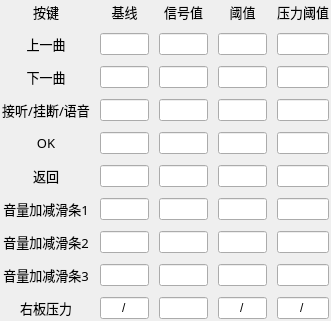
     <widget class="QWidget" name="gridLayoutWidget_4">
      <property name="geometry">
       <rect>
        <x>400</x>
        <y>220</y>
        <width>331</width>
        <height>302</height>
       </rect>
      </property>
      <layout class="QGridLayout" name="gridLayout_5" rowstretch="1,1,1,1,1,1,1,1,1,1" columnstretch="1,0,0,0,0">
       <property name="leftMargin">
        <number>2</number>
       </property>
       <property name="topMargin">
        <number>2</number>
       </property>
       <property name="rightMargin">
        <number>2</number>
       </property>
       <property name="bottomMargin">
        <number>2</number>
       </property>
       <property name="horizontalSpacing">
        <number>10</number>
       </property>
       <property name="verticalSpacing">
        <number>11</number>
       </property>
       <item row="2" column="3">
        <widget class="QLineEdit" name="lineEdit_120">
         <property name="maximumSize">
          <size>
           <width>60</width>
           <height>16777215</height>
          </size>
         </property>
         <property name="inputMask">
          <string>00000</string>
         </property>
         <property name="maxLength">
          <number>5</number>
         </property>
         <property name="alignment">
          <set>Qt::AlignCenter</set>
         </property>
        </widget>
       </item>
       <item row="8" column="2">
        <widget class="QLineEdit" name="lineEdit_129">
         <property name="maximumSize">
          <size>
           <width>60</width>
           <height>16777215</height>
          </size>
         </property>
         <property name="alignment">
          <set>Qt::AlignCenter</set>
         </property>
         <property name="readOnly">
          <bool>true</bool>
         </property>
        </widget>
       </item>
       <item row="0" column="1">
        <widget class="QLabel" name="label_71">
         <property name="font">
          <font>
           <family>微软雅黑</family>
           <pointsize>10</pointsize>
          </font>
         </property>
         <property name="text">
          <string>基线</string>
         </property>
         <property name="alignment">
          <set>Qt::AlignCenter</set>
         </property>
        </widget>
       </item>
       <item row="8" column="3">
        <widget class="QLineEdit" name="lineEdit_141">
         <property name="maximumSize">
          <size>
           <width>60</width>
           <height>16777215</height>
          </size>
         </property>
         <property name="inputMask">
          <string>00000</string>
         </property>
         <property name="maxLength">
          <number>5</number>
         </property>
         <property name="alignment">
          <set>Qt::AlignCenter</set>
         </property>
        </widget>
       </item>
       <item row="5" column="2">
        <widget class="QLineEdit" name="lineEdit_130">
         <property name="maximumSize">
          <size>
           <width>60</width>
           <height>16777215</height>
          </size>
         </property>
         <property name="alignment">
          <set>Qt::AlignCenter</set>
         </property>
         <property name="readOnly">
          <bool>true</bool>
         </property>
        </widget>
       </item>
       <item row="8" column="0">
        <widget class="QLabel" name="label_70">
         <property name="font">
          <font>
           <family>微软雅黑</family>
           <pointsize>10</pointsize>
          </font>
         </property>
         <property name="text">
          <string>音量加减滑条3</string>
         </property>
         <property name="alignment">
          <set>Qt::AlignCenter</set>
         </property>
        </widget>
       </item>
       <item row="3" column="3">
        <widget class="QLineEdit" name="lineEdit_131">
         <property name="maximumSize">
          <size>
           <width>60</width>
           <height>16777215</height>
          </size>
         </property>
         <property name="inputMask">
          <string>00000</string>
         </property>
         <property name="maxLength">
          <number>5</number>
         </property>
         <property name="alignment">
          <set>Qt::AlignCenter</set>
         </property>
        </widget>
       </item>
       <item row="3" column="0">
        <widget class="QLabel" name="label_66">
         <property name="font">
          <font>
           <family>微软雅黑</family>
           <pointsize>10</pointsize>
          </font>
         </property>
         <property name="text">
          <string>接听/挂断/语音</string>
         </property>
         <property name="alignment">
          <set>Qt::AlignCenter</set>
         </property>
        </widget>
       </item>
       <item row="7" column="0">
        <widget class="QLabel" name="label_62">
         <property name="font">
          <font>
           <family>微软雅黑</family>
           <pointsize>10</pointsize>
          </font>
         </property>
         <property name="text">
          <string>音量加减滑条2</string>
         </property>
         <property name="alignment">
          <set>Qt::AlignCenter</set>
         </property>
        </widget>
       </item>
       <item row="2" column="1">
        <widget class="QLineEdit" name="lineEdit_128">
         <property name="maximumSize">
          <size>
           <width>60</width>
           <height>16777215</height>
          </size>
         </property>
         <property name="alignment">
          <set>Qt::AlignCenter</set>
         </property>
         <property name="readOnly">
          <bool>true</bool>
         </property>
        </widget>
       </item>
       <item row="1" column="3">
        <widget class="QLineEdit" name="lineEdit_119">
         <property name="maximumSize">
          <size>
           <width>60</width>
           <height>16777215</height>
          </size>
         </property>
         <property name="inputMask">
          <string>00000</string>
         </property>
         <property name="maxLength">
          <number>5</number>
         </property>
         <property name="alignment">
          <set>Qt::AlignCenter</set>
         </property>
        </widget>
       </item>
       <item row="0" column="2">
        <widget class="QLabel" name="label_67">
         <property name="font">
          <font>
           <family>微软雅黑</family>
           <pointsize>10</pointsize>
          </font>
         </property>
         <property name="text">
          <string>信号值</string>
         </property>
         <property name="alignment">
          <set>Qt::AlignCenter</set>
         </property>
        </widget>
       </item>
       <item row="9" column="0">
        <widget class="QLabel" name="label_69">
         <property name="font">
          <font>
           <family>微软雅黑</family>
           <pointsize>10</pointsize>
          </font>
         </property>
         <property name="text">
          <string>右板压力</string>
         </property>
         <property name="alignment">
          <set>Qt::AlignCenter</set>
         </property>
        </widget>
       </item>
       <item row="1" column="2">
        <widget class="QLineEdit" name="lineEdit_118">
         <property name="maximumSize">
          <size>
           <width>60</width>
           <height>16777215</height>
          </size>
         </property>
         <property name="alignment">
          <set>Qt::AlignCenter</set>
         </property>
         <property name="readOnly">
          <bool>true</bool>
         </property>
        </widget>
       </item>
       <item row="9" column="1">
        <widget class="QLineEdit" name="lineEdit_127">
         <property name="maximumSize">
          <size>
           <width>60</width>
           <height>16777215</height>
          </size>
         </property>
         <property name="text">
          <string>/</string>
         </property>
         <property name="alignment">
          <set>Qt::AlignCenter</set>
         </property>
         <property name="readOnly">
          <bool>true</bool>
         </property>
        </widget>
       </item>
       <item row="7" column="1">
        <widget class="QLineEdit" name="lineEdit_144">
         <property name="maximumSize">
          <size>
           <width>60</width>
           <height>16777215</height>
          </size>
         </property>
         <property name="alignment">
          <set>Qt::AlignCenter</set>
         </property>
         <property name="readOnly">
          <bool>true</bool>
         </property>
        </widget>
       </item>
       <item row="4" column="1">
        <widget class="QLineEdit" name="lineEdit_135">
         <property name="maximumSize">
          <size>
           <width>60</width>
           <height>16777215</height>
          </size>
         </property>
         <property name="alignment">
          <set>Qt::AlignCenter</set>
         </property>
         <property name="readOnly">
          <bool>true</bool>
         </property>
        </widget>
       </item>
       <item row="1" column="1">
        <widget class="QLineEdit" name="lineEdit_143">
         <property name="maximumSize">
          <size>
           <width>60</width>
           <height>16777215</height>
          </size>
         </property>
         <property name="alignment">
          <set>Qt::AlignCenter</set>
         </property>
         <property name="readOnly">
          <bool>true</bool>
         </property>
        </widget>
       </item>
       <item row="5" column="0">
        <widget class="QLabel" name="label_68">
         <property name="font">
          <font>
           <family>微软雅黑</family>
           <pointsize>10</pointsize>
          </font>
         </property>
         <property name="text">
          <string>返回</string>
         </property>
         <property name="alignment">
          <set>Qt::AlignCenter</set>
         </property>
        </widget>
       </item>
       <item row="0" column="3">
        <widget class="QLabel" name="label_72">
         <property name="font">
          <font>
           <family>微软雅黑</family>
           <pointsize>10</pointsize>
          </font>
         </property>
         <property name="text">
          <string>阈值</string>
         </property>
         <property name="alignment">
          <set>Qt::AlignCenter</set>
         </property>
        </widget>
       </item>
       <item row="3" column="1">
        <widget class="QLineEdit" name="lineEdit_134">
         <property name="maximumSize">
          <size>
           <width>60</width>
           <height>16777215</height>
          </size>
         </property>
         <property name="alignment">
          <set>Qt::AlignCenter</set>
         </property>
         <property name="readOnly">
          <bool>true</bool>
         </property>
        </widget>
       </item>
       <item row="6" column="0">
        <widget class="QLabel" name="label_64">
         <property name="font">
          <font>
           <family>微软雅黑</family>
           <pointsize>10</pointsize>
          </font>
         </property>
         <property name="text">
          <string>音量加减滑条1</string>
         </property>
         <property name="alignment">
          <set>Qt::AlignCenter</set>
         </property>
        </widget>
       </item>
       <item row="3" column="2">
        <widget class="QLineEdit" name="lineEdit_142">
         <property name="maximumSize">
          <size>
           <width>60</width>
           <height>16777215</height>
          </size>
         </property>
         <property name="alignment">
          <set>Qt::AlignCenter</set>
         </property>
         <property name="readOnly">
          <bool>true</bool>
         </property>
        </widget>
       </item>
       <item row="1" column="0">
        <widget class="QLabel" name="label_63">
         <property name="font">
          <font>
           <family>微软雅黑</family>
           <pointsize>10</pointsize>
          </font>
         </property>
         <property name="text">
          <string>上一曲</string>
         </property>
         <property name="alignment">
          <set>Qt::AlignCenter</set>
         </property>
        </widget>
       </item>
       <item row="4" column="3">
        <widget class="QLineEdit" name="lineEdit_140">
         <property name="maximumSize">
          <size>
           <width>60</width>
           <height>16777215</height>
          </size>
         </property>
         <property name="inputMask">
          <string>00000</string>
         </property>
         <property name="maxLength">
          <number>5</number>
         </property>
         <property name="alignment">
          <set>Qt::AlignCenter</set>
         </property>
        </widget>
       </item>
       <item row="5" column="1">
        <widget class="QLineEdit" name="lineEdit_124">
         <property name="maximumSize">
          <size>
           <width>60</width>
           <height>16777215</height>
          </size>
         </property>
         <property name="alignment">
          <set>Qt::AlignCenter</set>
         </property>
         <property name="readOnly">
          <bool>true</bool>
         </property>
        </widget>
       </item>
       <item row="7" column="3">
        <widget class="QLineEdit" name="lineEdit_126">
         <property name="maximumSize">
          <size>
           <width>60</width>
           <height>16777215</height>
          </size>
         </property>
         <property name="inputMask">
          <string>00000</string>
         </property>
         <property name="maxLength">
          <number>5</number>
         </property>
         <property name="alignment">
          <set>Qt::AlignCenter</set>
         </property>
        </widget>
       </item>
       <item row="6" column="3">
        <widget class="QLineEdit" name="lineEdit_122">
         <property name="maximumSize">
          <size>
           <width>60</width>
           <height>16777215</height>
          </size>
         </property>
         <property name="inputMask">
          <string>00000</string>
         </property>
         <property name="maxLength">
          <number>5</number>
         </property>
         <property name="alignment">
          <set>Qt::AlignCenter</set>
         </property>
        </widget>
       </item>
       <item row="8" column="1">
        <widget class="QLineEdit" name="lineEdit_133">
         <property name="maximumSize">
          <size>
           <width>60</width>
           <height>16777215</height>
          </size>
         </property>
         <property name="alignment">
          <set>Qt::AlignCenter</set>
         </property>
         <property name="readOnly">
          <bool>true</bool>
         </property>
        </widget>
       </item>
       <item row="9" column="2">
        <widget class="QLineEdit" name="lineEdit_139">
         <property name="maximumSize">
          <size>
           <width>60</width>
           <height>16777215</height>
          </size>
         </property>
         <property name="alignment">
          <set>Qt::AlignCenter</set>
         </property>
         <property name="readOnly">
          <bool>true</bool>
         </property>
        </widget>
       </item>
       <item row="4" column="2">
        <widget class="QLineEdit" name="lineEdit_138">
         <property name="maximumSize">
          <size>
           <width>60</width>
           <height>16777215</height>
          </size>
         </property>
         <property name="alignment">
          <set>Qt::AlignCenter</set>
         </property>
         <property name="readOnly">
          <bool>true</bool>
         </property>
        </widget>
       </item>
       <item row="6" column="1">
        <widget class="QLineEdit" name="lineEdit_123">
         <property name="maximumSize">
          <size>
           <width>60</width>
           <height>16777215</height>
          </size>
         </property>
         <property name="alignment">
          <set>Qt::AlignCenter</set>
         </property>
         <property name="readOnly">
          <bool>true</bool>
         </property>
        </widget>
       </item>
       <item row="7" column="2">
        <widget class="QLineEdit" name="lineEdit_136">
         <property name="maximumSize">
          <size>
           <width>60</width>
           <height>16777215</height>
          </size>
         </property>
         <property name="alignment">
          <set>Qt::AlignCenter</set>
         </property>
         <property name="readOnly">
          <bool>true</bool>
         </property>
        </widget>
       </item>
       <item row="2" column="2">
        <widget class="QLineEdit" name="lineEdit_125">
         <property name="maximumSize">
          <size>
           <width>60</width>
           <height>16777215</height>
          </size>
         </property>
         <property name="alignment">
          <set>Qt::AlignCenter</set>
         </property>
         <property name="readOnly">
          <bool>true</bool>
         </property>
        </widget>
       </item>
       <item row="4" column="0">
        <widget class="QLabel" name="label_65">
         <property name="font">
          <font>
           <family>微软雅黑</family>
           <pointsize>10</pointsize>
          </font>
         </property>
         <property name="text">
          <string>OK</string>
         </property>
         <property name="alignment">
          <set>Qt::AlignCenter</set>
         </property>
        </widget>
       </item>
       <item row="5" column="3">
        <widget class="QLineEdit" name="lineEdit_137">
         <property name="maximumSize">
          <size>
           <width>60</width>
           <height>16777215</height>
          </size>
         </property>
         <property name="inputMask">
          <string>00000</string>
         </property>
         <property name="maxLength">
          <number>5</number>
         </property>
         <property name="alignment">
          <set>Qt::AlignCenter</set>
         </property>
        </widget>
       </item>
       <item row="2" column="0">
        <widget class="QLabel" name="label_73">
         <property name="font">
          <font>
           <family>微软雅黑</family>
           <pointsize>10</pointsize>
          </font>
         </property>
         <property name="text">
          <string>下一曲</string>
         </property>
         <property name="alignment">
          <set>Qt::AlignCenter</set>
         </property>
        </widget>
       </item>
       <item row="6" column="2">
        <widget class="QLineEdit" name="lineEdit_132">
         <property name="maximumSize">
          <size>
           <width>60</width>
           <height>16777215</height>
          </size>
         </property>
         <property name="alignment">
          <set>Qt::AlignCenter</set>
         </property>
         <property name="readOnly">
          <bool>true</bool>
         </property>
        </widget>
       </item>
       <item row="0" column="0">
        <widget class="QLabel" name="label_74">
         <property name="font">
          <font>
           <family>微软雅黑</family>
           <pointsize>10</pointsize>
          </font>
         </property>
         <property name="text">
          <string>按键</string>
         </property>
         <property name="alignment">
          <set>Qt::AlignCenter</set>
         </property>
        </widget>
       </item>
       <item row="0" column="4">
        <widget class="QLabel" name="label_75">
         <property name="font">
          <font>
           <family>微软雅黑</family>
           <pointsize>10</pointsize>
          </font>
         </property>
         <property name="text">
          <string>压力阈值</string>
         </property>
         <property name="alignment">
          <set>Qt::AlignCenter</set>
         </property>
        </widget>
       </item>
       <item row="1" column="4">
        <widget class="QLineEdit" name="lineEdit_145">
         <property name="maximumSize">
          <size>
           <width>60</width>
           <height>16777215</height>
          </size>
         </property>
         <property name="inputMask">
          <string>00000</string>
         </property>
         <property name="alignment">
          <set>Qt::AlignCenter</set>
         </property>
        </widget>
       </item>
       <item row="2" column="4">
        <widget class="QLineEdit" name="lineEdit_146">
         <property name="maximumSize">
          <size>
           <width>60</width>
           <height>16777215</height>
          </size>
         </property>
         <property name="inputMask">
          <string>00000</string>
         </property>
         <property name="alignment">
          <set>Qt::AlignCenter</set>
         </property>
        </widget>
       </item>
       <item row="3" column="4">
        <widget class="QLineEdit" name="lineEdit_147">
         <property name="maximumSize">
          <size>
           <width>60</width>
           <height>16777215</height>
          </size>
         </property>
         <property name="inputMask">
          <string>00000</string>
         </property>
         <property name="alignment">
          <set>Qt::AlignCenter</set>
         </property>
        </widget>
       </item>
       <item row="4" column="4">
        <widget class="QLineEdit" name="lineEdit_148">
         <property name="maximumSize">
          <size>
           <width>60</width>
           <height>16777215</height>
          </size>
         </property>
         <property name="inputMask">
          <string>00000</string>
         </property>
         <property name="alignment">
          <set>Qt::AlignCenter</set>
         </property>
        </widget>
       </item>
       <item row="5" column="4">
        <widget class="QLineEdit" name="lineEdit_149">
         <property name="maximumSize">
          <size>
           <width>60</width>
           <height>16777215</height>
          </size>
         </property>
         <property name="inputMask">
          <string>00000</string>
         </property>
         <property name="alignment">
          <set>Qt::AlignCenter</set>
         </property>
        </widget>
       </item>
       <item row="6" column="4">
        <widget class="QLineEdit" name="lineEdit_150">
         <property name="maximumSize">
          <size>
           <width>60</width>
           <height>16777215</height>
          </size>
         </property>
         <property name="inputMask">
          <string>00000</string>
         </property>
         <property name="alignment">
          <set>Qt::AlignCenter</set>
         </property>
        </widget>
       </item>
       <item row="7" column="4">
        <widget class="QLineEdit" name="lineEdit_151">
         <property name="maximumSize">
          <size>
           <width>60</width>
           <height>16777215</height>
          </size>
         </property>
         <property name="inputMask">
          <string>00000</string>
         </property>
         <property name="alignment">
          <set>Qt::AlignCenter</set>
         </property>
        </widget>
       </item>
       <item row="8" column="4">
        <widget class="QLineEdit" name="lineEdit_152">
         <property name="maximumSize">
          <size>
           <width>60</width>
           <height>16777215</height>
          </size>
         </property>
         <property name="inputMask">
          <string>00000</string>
         </property>
         <property name="alignment">
          <set>Qt::AlignCenter</set>
         </property>
        </widget>
       </item>
       <item row="9" column="3">
        <widget class="QLineEdit" name="lineEdit_121">
         <property name="maximumSize">
          <size>
           <width>60</width>
           <height>16777215</height>
          </size>
         </property>
         <property name="inputMask">
          <string/>
         </property>
         <property name="text">
          <string>/</string>
         </property>
         <property name="alignment">
          <set>Qt::AlignCenter</set>
         </property>
         <property name="readOnly">
          <bool>true</bool>
         </property>
        </widget>
       </item>
       <item row="9" column="4">
        <widget class="QLineEdit" name="lineEdit_153">
         <property name="maximumSize">
          <size>
           <width>60</width>
           <height>16777215</height>
          </size>
         </property>
         <property name="inputMask">
          <string/>
         </property>
         <property name="text">
          <string>/</string>
         </property>
         <property name="alignment">
          <set>Qt::AlignCenter</set>
         </property>
         <property name="readOnly">
          <bool>true</bool>
         </property>
        </widget>
       </item>
      </layout>
     </widget>
